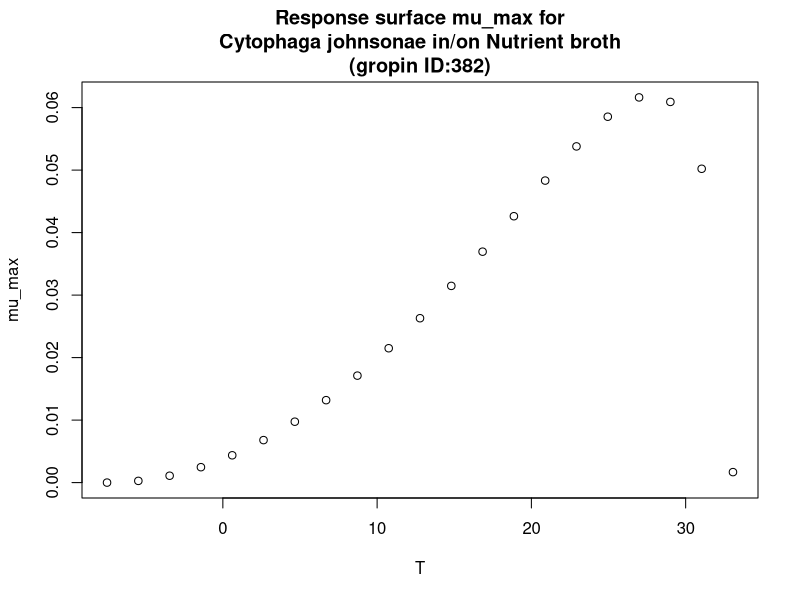

The R script that drew this image:
#############################
# start of Parameter script
#############################
T <- seq(-7.5075,33.0669330669331,length.out=21)
#############################
# end of Parameter script
#############################
############################# 
# start of Model script Gropin ID 382 
#############################
 
# constant coefficients for this model
 
variables <- data.frame(T)
argumentsPar <- expand.grid(variables)
 
# heart of the model
response_surface <- function(T) {
   mumax <-(6.2*(10^-2)*(T-33.1)*((T+7.5)^2))/((27.8+7.5)*((27.8+7.5)*(T-27.8)-(27.8-33.1)*(27.8-7.5-2*T)))

return(mumax=mumax)
} 

# output parameters
mumax <- cbind(argumentsPar,response_surface(argumentsPar['T']))
colnames(mumax) <- c(colnames(argumentsPar),'mumax')
#############################
# End of Model script
#############################
############################# 
# start of Visualisation script Gropin ID 382 
#############################
plot(T,mumax$mumax,
                          xlab='T',
                          ylab='mu_max',main='Response surface mu_max for
Cytophaga johnsonae in/on Nutrient broth
(gropin ID:382)')
#############################
# End of Visualisation script
#############################
